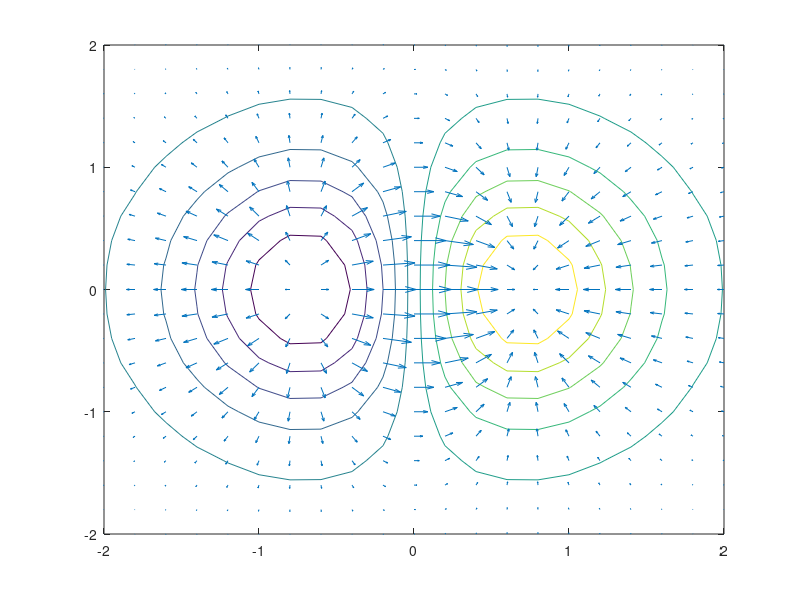

MATLAB code to generate this figure:
x = -2:0.2:2;
y = x';
z = x .* exp(-x.^2 - y.^2);
[px,py] = gradient(z)
%Plot the contour lines and vectors in the same figure.

figure
contour(x,y,z)
hold on
quiver(x,y,px,py)
hold off
